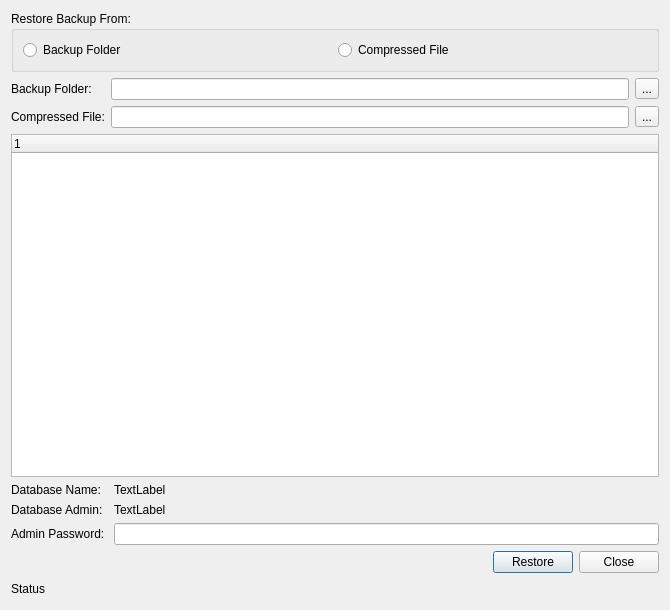
<?xml version="1.0" encoding="UTF-8"?>
<ui version="4.0">
 <class>dlgProfileRestore</class>
 <widget class="QDialog" name="dlgProfileRestore">
  <property name="geometry">
   <rect>
    <x>0</x>
    <y>0</y>
    <width>670</width>
    <height>610</height>
   </rect>
  </property>
  <property name="maximumSize">
   <size>
    <width>670</width>
    <height>610</height>
   </size>
  </property>
  <property name="windowTitle">
   <string>Dialog</string>
  </property>
  <layout class="QVBoxLayout" name="verticalLayout">
   <item>
    <widget class="QGroupBox" name="groupBox">
     <property name="title">
      <string>Restore Backup From: </string>
     </property>
     <layout class="QHBoxLayout" name="horizontalLayout">
      <item>
       <widget class="QRadioButton" name="rbBackupFolder">
        <property name="text">
         <string>Backup Folder</string>
        </property>
       </widget>
      </item>
      <item>
       <widget class="QRadioButton" name="rbZipFile">
        <property name="text">
         <string>Compressed File</string>
        </property>
       </widget>
      </item>
     </layout>
    </widget>
   </item>
   <item>
    <layout class="QGridLayout" name="gridLayout">
     <item row="0" column="0">
      <widget class="QLabel" name="label">
       <property name="text">
        <string>Backup Folder:</string>
       </property>
      </widget>
     </item>
     <item row="0" column="1">
      <widget class="QLineEdit" name="edtBackupFolder"/>
     </item>
     <item row="0" column="2">
      <widget class="QToolButton" name="tbBackupFolder">
       <property name="text">
        <string>...</string>
       </property>
      </widget>
     </item>
     <item row="1" column="0">
      <widget class="QLabel" name="label_2">
       <property name="text">
        <string>Compressed File:</string>
       </property>
      </widget>
     </item>
     <item row="1" column="1">
      <widget class="QLineEdit" name="edtZipFile"/>
     </item>
     <item row="1" column="2">
      <widget class="QToolButton" name="tbZipFile">
       <property name="text">
        <string>...</string>
       </property>
      </widget>
     </item>
    </layout>
   </item>
   <item>
    <widget class="QTreeWidget" name="twProfiles">
     <column>
      <property name="text">
       <string notr="true">1</string>
      </property>
     </column>
    </widget>
   </item>
   <item>
    <layout class="QGridLayout" name="gridLayout_2">
     <item row="0" column="0">
      <widget class="QLabel" name="label_3">
       <property name="text">
        <string>Database Name:</string>
       </property>
      </widget>
     </item>
     <item row="0" column="1">
      <widget class="QLabel" name="lblDBName">
       <property name="text">
        <string>TextLabel</string>
       </property>
      </widget>
     </item>
     <item row="1" column="0">
      <widget class="QLabel" name="label_4">
       <property name="text">
        <string>Database Admin:</string>
       </property>
      </widget>
     </item>
     <item row="1" column="1">
      <widget class="QLabel" name="lbDBAdmin">
       <property name="text">
        <string>TextLabel</string>
       </property>
      </widget>
     </item>
     <item row="2" column="0">
      <widget class="QLabel" name="label_5">
       <property name="text">
        <string>Admin Password: </string>
       </property>
      </widget>
     </item>
     <item row="2" column="1">
      <widget class="QLineEdit" name="edtPassword"/>
     </item>
    </layout>
   </item>
   <item>
    <layout class="QHBoxLayout" name="horizontalLayout_2">
     <item>
      <spacer name="horizontalSpacer">
       <property name="orientation">
        <enum>Qt::Horizontal</enum>
       </property>
       <property name="sizeHint" stdset="0">
        <size>
         <width>40</width>
         <height>20</height>
        </size>
       </property>
      </spacer>
     </item>
     <item>
      <widget class="QPushButton" name="btnRestore">
       <property name="text">
        <string>Restore</string>
       </property>
      </widget>
     </item>
     <item>
      <widget class="QPushButton" name="btnClose">
       <property name="text">
        <string>Close</string>
       </property>
      </widget>
     </item>
    </layout>
   </item>
   <item>
    <layout class="QHBoxLayout" name="horizontalLayout_3">
     <item>
      <widget class="QLabel" name="lblStatus">
       <property name="text">
        <string>Status</string>
       </property>
      </widget>
     </item>
     <item>
      <spacer name="horizontalSpacer_2">
       <property name="orientation">
        <enum>Qt::Horizontal</enum>
       </property>
       <property name="sizeHint" stdset="0">
        <size>
         <width>40</width>
         <height>20</height>
        </size>
       </property>
      </spacer>
     </item>
    </layout>
   </item>
  </layout>
 </widget>
 <resources/>
 <connections/>
</ui>
